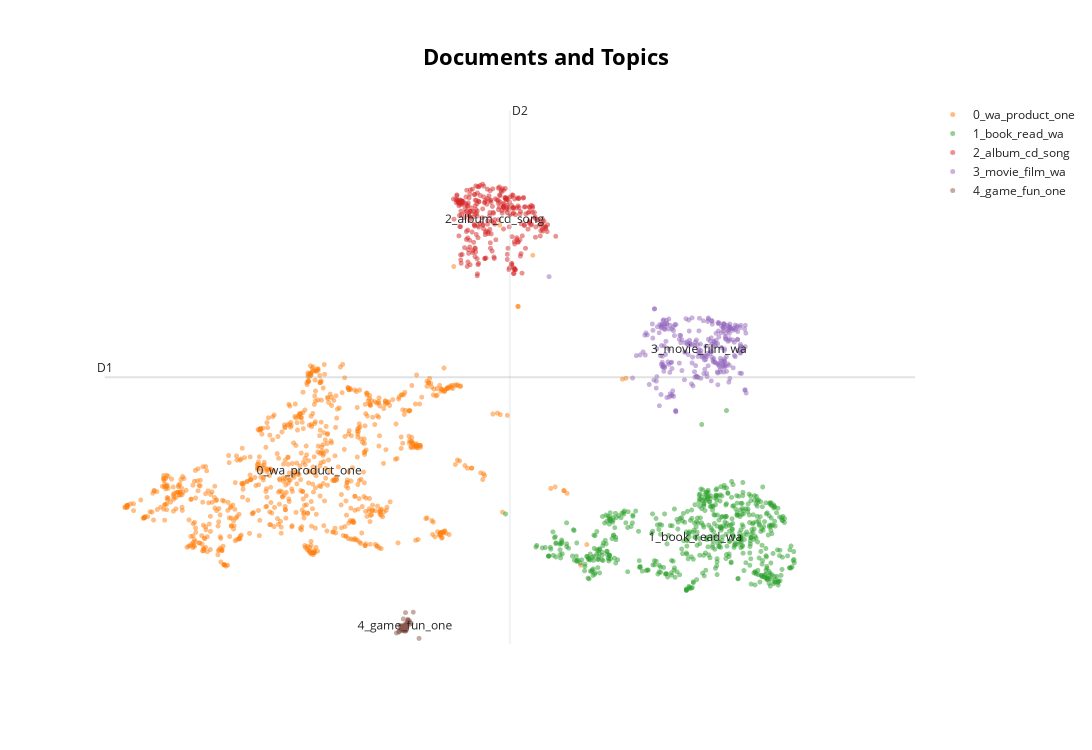

The notebook cell this image was saved under:
### Code cell
from umap import UMAP

# First, reduce embeddings to 2D using UMAP
reduced_embeddings = UMAP(
    n_neighbors=10, 
    n_components=2, 
    min_dist=0.0, 
    metric="cosine"
).fit_transform(embeddings)

# Visualize the document distribution in the reduced space
fig_docs_reduced = topic_model.visualize_documents(
    all_texts,
    reduced_embeddings=reduced_embeddings,
    hide_document_hover=True
)
fig_docs_reduced.show()

### Figure 1 — Plotly figure (JSON) as saved in the notebook; plotly's stock layout.template omitted (floating-point values rounded to 4 significant figures; data arrays with more than 128 entries replaced by an {"elided": "..."} marker saying what was removed)
{"data": [{"hoverinfo": "text", "marker": {"color": "#CFD8DC", "opacity": 0.5, "size": 5}, "mode": "markers+text", "name": "other", "showlegend": false, "type": "scattergl", "x": [null], "y": [null]}, {"hoverinfo": "text", "marker": {"opacity": 0.5, "size": 5}, "mode": "markers+text", "name": "0_wa_product_one", "text": {"elided": "819 str values"}, "textfont": {"size": 12}, "type": "scattergl", "x": {"elided": "819 float values"}, "y": {"elided": "819 float values"}}, {"hoverinfo": "text", "marker": {"opacity": 0.5, "size": 5}, "mode": "markers+text", "name": "1_book_read_wa", "text": {"elided": "582 str values"}, "textfont": {"size": 12}, "type": "scattergl", "x": {"elided": "582 float values"}, "y": {"elided": "582 float values"}}, {"hoverinfo": "text", "marker": {"opacity": 0.5, "size": 5}, "mode": "markers+text", "name": "2_album_cd_song", "text": {"elided": "292 str values"}, "textfont": {"size": 12}, "type": "scattergl", "x": {"elided": "292 float values"}, "y": {"elided": "292 float values"}}, {"hoverinfo": "text", "marker": {"opacity": 0.5, "size": 5}, "mode": "markers+text", "name": "3_movie_film_wa", "text": {"elided": "266 str values"}, "textfont": {"size": 12}, "type": "scattergl", "x": {"elided": "266 float values"}, "y": {"elided": "266 float values"}}, {"hoverinfo": "text", "marker": {"opacity": 0.5, "size": 5}, "mode": "markers+text", "name": "4_game_fun_one", "text": ["", "", "", "", "", "", "", "", "", "", "", "", "", "", "", "", "", "", "", "", "", "", "", "", "", "", "", "", "", "", "", "", "", "", "", "", "", "", "", "", "", "", "", "", "", "4_game_fun_one"], "textfont": {"size": 12}, "type": "scattergl", "x": [5.977, 5.925, 5.995, 5.977, 5.972, 5.963, 5.965, 6.007, 5.94, 6.003, 5.913, 6.012, 5.875, 5.938, 5.942, 5.982, 5.989, 5.957, 5.999, 5.986, 6.169, 5.949, 5.883, 5.974, 6.056, 5.998, 6.007, 5.948, 5.931, 5.937, 5.984, 5.949, 5.929, 6.051, 6.032, 5.843, 5.914, 5.935, 5.961, 5.894, 6.086, 5.944, 5.908, 5.96, 5.905, 5.966], "y": [0.8937, 0.9433, 1.034, 0.8957, 0.9163, 1.005, 0.9168, 1.105, 0.971, 0.9952, 0.9408, 1.11, 0.8699, 0.9718, 1.138, 0.957, 0.9185, 1.001, 1.044, 0.9837, 0.7428, 0.9837, 0.8816, 1.266, 1.053, 1.073, 1.132, 0.9874, 0.8977, 0.9993, 1.045, 0.8934, 0.9624, 1.036, 1.101, 0.8527, 0.911, 0.9598, 0.9405, 1.0, 1.274, 0.989, 1.001, 1.021, 0.9205, 0.9896]}], "layout": {"annotations": [{"showarrow": false, "text": "D1", "x": 1.646, "y": 6.046, "yshift": 10}, {"showarrow": false, "text": "D2", "x": 7.476, "xshift": 10, "y": 11.46}], "height": 750, "shapes": [{"line": {"color": "#CFD8DC", "width": 2}, "type": "line", "x0": 7.476, "x1": 7.476, "y0": 0.6314, "y1": 11.46}, {"line": {"color": "#9E9E9E", "width": 2}, "type": "line", "x0": 1.646, "x1": 13.31, "y0": 6.046, "y1": 6.046}], "title": {"font": {"color": "Black", "size": 22}, "text": "<b>Documents and Topics</b>", "x": 0.5, "xanchor": "center", "yanchor": "top"}, "width": 1200, "xaxis": {"visible": false}, "yaxis": {"visible": false}}}
